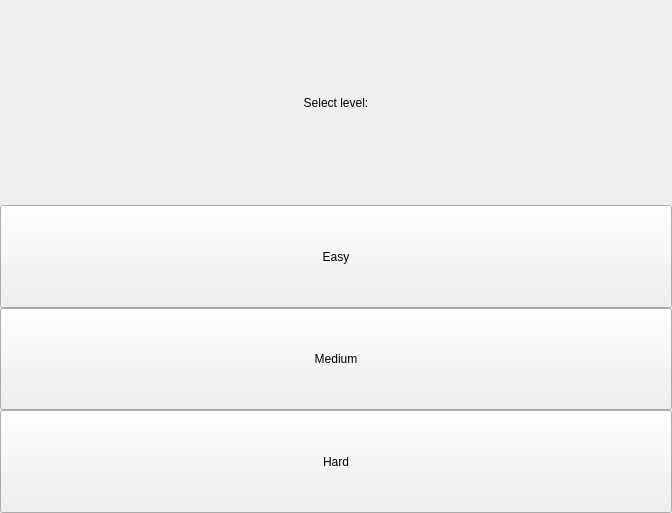
<?xml version="1.0" encoding="UTF-8"?>
<ui version="4.0">
 <class>LevelSelect</class>
 <widget class="QWidget" name="LevelSelect">
  <property name="geometry">
   <rect>
    <x>0</x>
    <y>0</y>
    <width>672</width>
    <height>513</height>
   </rect>
  </property>
  <property name="windowTitle">
   <string>Form</string>
  </property>
  <layout class="QGridLayout" name="main_layout" rowstretch="2,1,1,1">
   <property name="leftMargin">
    <number>0</number>
   </property>
   <property name="topMargin">
    <number>0</number>
   </property>
   <property name="rightMargin">
    <number>0</number>
   </property>
   <property name="bottomMargin">
    <number>0</number>
   </property>
   <property name="spacing">
    <number>0</number>
   </property>
   <item row="0" column="0">
    <widget class="QLabel" name="select_label">
     <property name="sizePolicy">
      <sizepolicy hsizetype="Expanding" vsizetype="Expanding">
       <horstretch>0</horstretch>
       <verstretch>0</verstretch>
      </sizepolicy>
     </property>
     <property name="text">
      <string>Select level:</string>
     </property>
     <property name="alignment">
      <set>Qt::AlignCenter</set>
     </property>
    </widget>
   </item>
   <item row="1" column="0">
    <widget class="QPushButton" name="easy_button">
     <property name="sizePolicy">
      <sizepolicy hsizetype="Expanding" vsizetype="Expanding">
       <horstretch>0</horstretch>
       <verstretch>0</verstretch>
      </sizepolicy>
     </property>
     <property name="cursor">
      <cursorShape>PointingHandCursor</cursorShape>
     </property>
     <property name="text">
      <string>Easy</string>
     </property>
    </widget>
   </item>
   <item row="2" column="0">
    <widget class="QPushButton" name="medium_button">
     <property name="sizePolicy">
      <sizepolicy hsizetype="Expanding" vsizetype="Expanding">
       <horstretch>0</horstretch>
       <verstretch>0</verstretch>
      </sizepolicy>
     </property>
     <property name="cursor">
      <cursorShape>PointingHandCursor</cursorShape>
     </property>
     <property name="text">
      <string>Medium</string>
     </property>
    </widget>
   </item>
   <item row="3" column="0">
    <widget class="QPushButton" name="hard_button">
     <property name="sizePolicy">
      <sizepolicy hsizetype="Expanding" vsizetype="Expanding">
       <horstretch>0</horstretch>
       <verstretch>0</verstretch>
      </sizepolicy>
     </property>
     <property name="cursor">
      <cursorShape>PointingHandCursor</cursorShape>
     </property>
     <property name="text">
      <string>Hard</string>
     </property>
    </widget>
   </item>
  </layout>
 </widget>
 <resources/>
 <connections/>
</ui>
